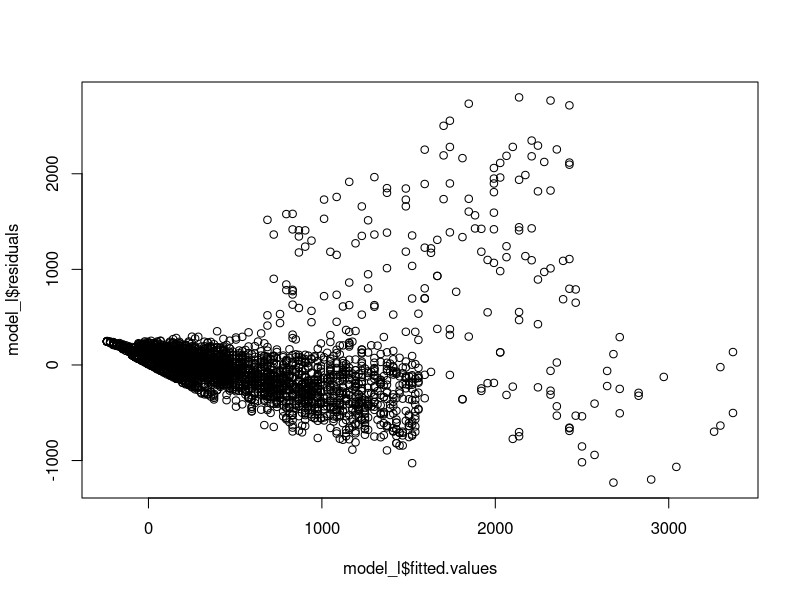
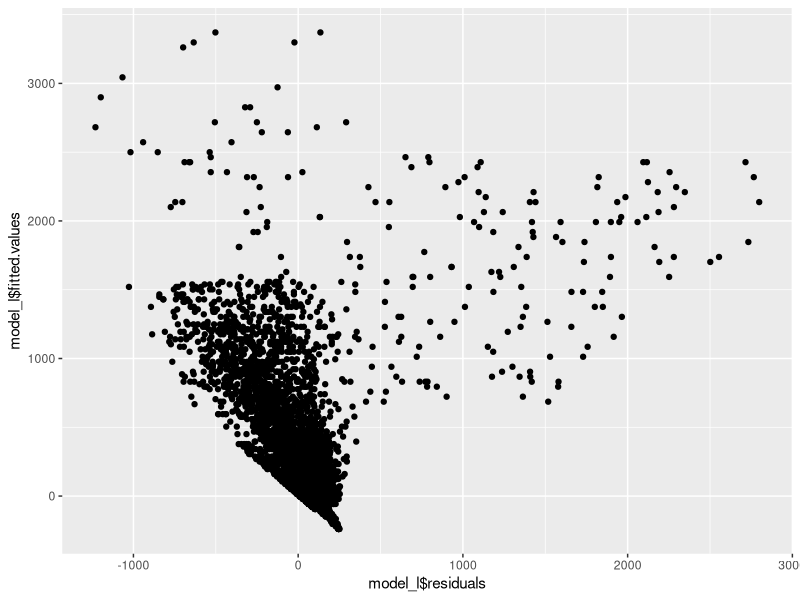
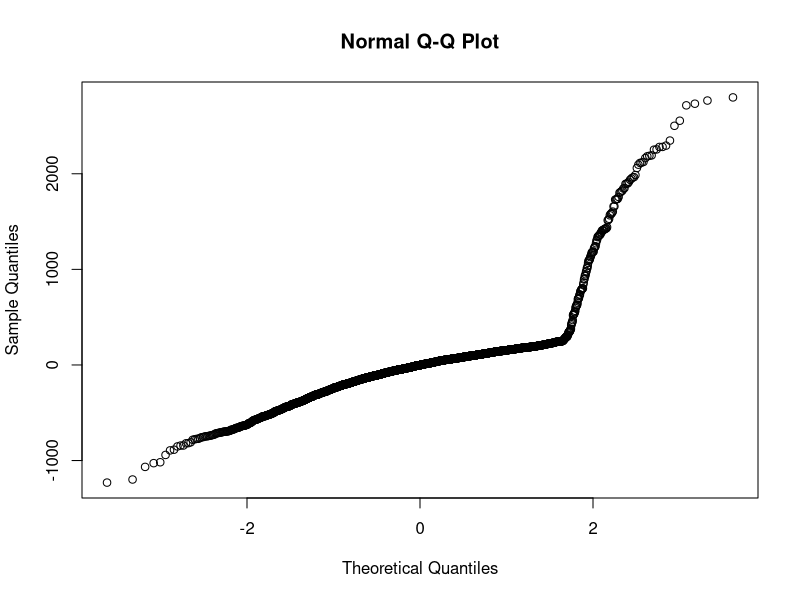
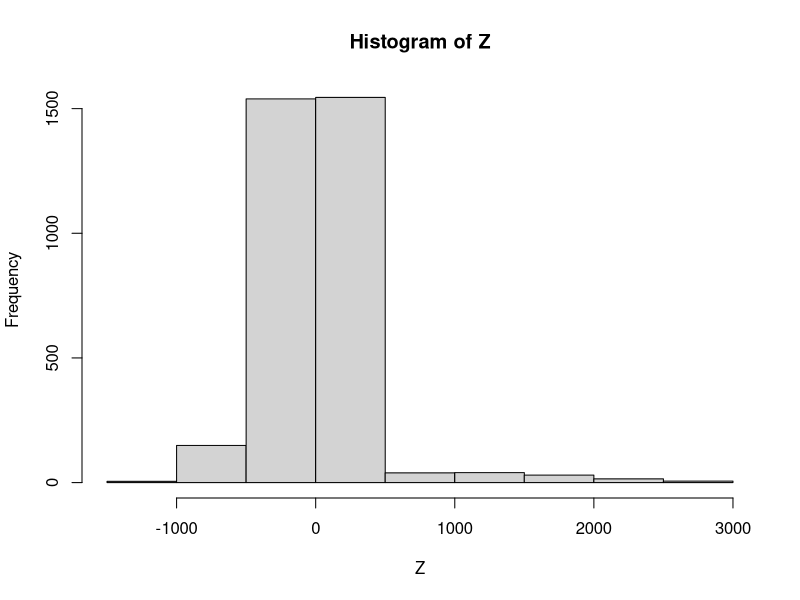
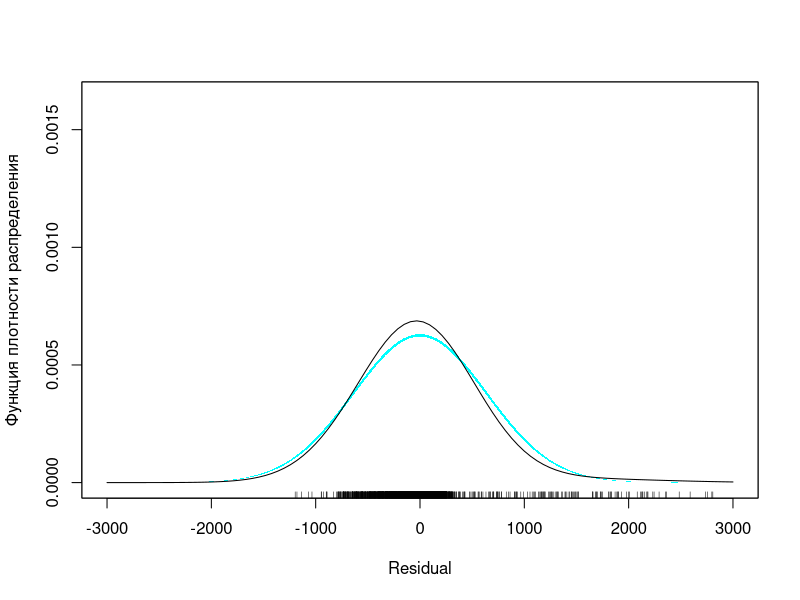
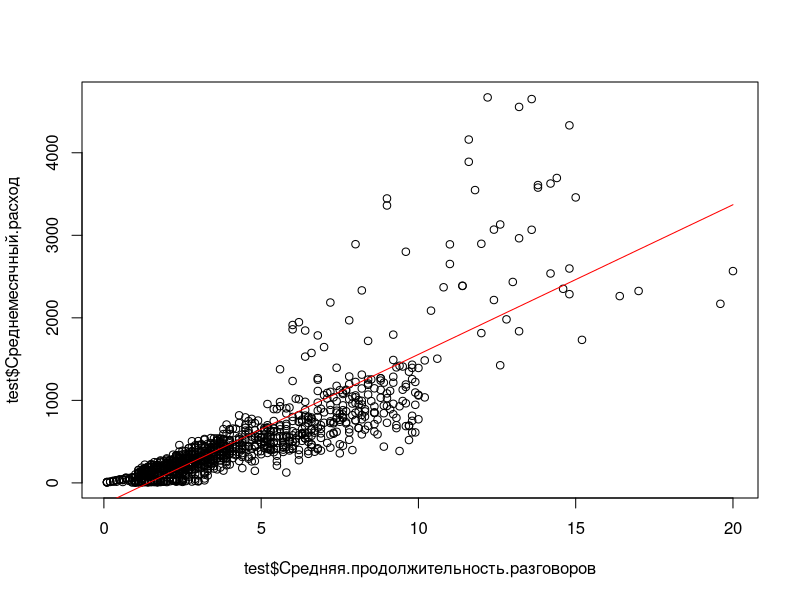

The R source for these figures, in order:
## ---- chunk 1
library(ggplot2)
library(memisc)
#library(DescTools)
library(broom)
library(caTools)
library(lmtest)
library(dplyr)
library(readxl)
mydata <- read.csv(file="abon.txt", sep='\t')
mydata
## ---- chunk 2
set.seed(56)
split <- sample.split(mydata$Средняя.продолжительность.разговоров, SplitRatio = 0.75)
train <- subset(mydata, split == TRUE)
test <- subset(mydata, split == FALSE)
model_l <- lm(data = train, Среднемесячный.расход ~ Средняя.продолжительность.разговоров)
summary(model_l)
## ---- chunk 3
summary(model_l)$r.squared
summary(model_l)$adj.r.squared
## ---- chunk 4
summary(model_l)$sigma^2
## ---- chunk 5
r <- 0
n <- length(model_l$residuals)
for (i in 1:n) {
  r <- r + abs(model_l$residuals[i] / train$Среднемесячный.расход[i])
}
r / n
## ---- chunk 6
qf(0.95, 1, model_l$df.residual) > 7453
## ---- chunk 7
qt(0.95, model_l$df.residual) > abs(86.33)
## ---- chunk 8
qt(0.95, model_l$df.residual) > abs(-23.58)
## ---- chunk 9
glance(model_l)
## ---- chunk 10
plot(model_l$fitted.values, model_l$residuals)
qplot(x = model_l$residuals, y = model_l$fitted.values)
## ---- chunk 11
mean(model_l$residuals)
## ---- chunk 12
rse <- model_l$df.residual
a <- mean(model_l$residuals)
b <- sd(model_l$residuals, na.rm = FALSE)
n <- sqrt(rse + 1)
tm <- a / b * n
## ---- chunk 13
tt <- qt(0.95, rse + 1)
abs(tm) < tt
## ---- chunk 14
bptest(model_l)
## ---- chunk 15
cor.test(train$Средняя.продолжительность.разговоров, model_l$residuals, method = "spearman")
## ---- chunk 16
bgtest(model_l)
dwtest(model_l)
## ---- chunk 17
qqnorm(model_l$residuals)
## ---- chunk 18
library(sm)
Z <- model_l$residuals
hist(Z)
sm.density(Z, model="Normal", xlab="Residual", ylab="Функция плотности распределения", xlim=c(-3000, 3000))
## ---- chunk 19
library(nortest)
lillie.test(Z)

## ---- chunk 20
sh <- model_l$residuals[1:4900]
shapiro.test(sh)
## ---- chunk 21
test_l <- predict(model_l, test)
plot(test$Средняя.продолжительность.разговоров, test$Среднемесячный.расход)
lines(test$Средняя.продолжительность.разговоров, test_l, col = "red")
